Frame 1 (no input): blank canvas, image omitted
Frame 60 (no input): blank canvas, image omitted
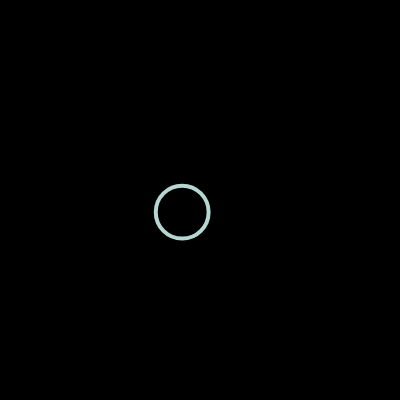
Frame 120 (the mouse pressed at the canvas centre since frame 60)

The p5.js sketch whose frames 1 and 60 were blank and that drew this single picture after the mouse press (run headless with seeded random() and noise() and a simulated clock; from frame 60 on, the mouse is pressed at the canvas centre):

// p5.js sketch
// ── sketch.js
let bubbles = [];
function setup() {
  createCanvas(400, 400);
}

function draw() {
  background(0);


//Percorrendo o bubble
for (let bubble of bubbles){
  bubble.show();
  bubble.move();

   }
}

function mousePressed(){
  let raio = random(10,70)
  let bubble = new Bubble(mouseX,mouseY,raio);
  bubbles.push(bubble);
}

//função se quiser sim mano
function mouseDragged()
{
  let raio = random(10,70)
  let bubble = new Bubble(mouseX,mouseY,raio);
  bubbles.push(bubble);
  
}

// ── Bubble.js
class Bubble{
  constructor(x, y, r ){
    this.x = x;
    this.y = y;
    this.r = r;
  }
  show(){
    stroke(random(150,255),random(150,255),random(150,255))
    strokeWeight(4)
    noFill();
    ellipse(this.x,this.y,this.r)
  }
  move(){
    this.x = this.x + random(5,-5)
    this.y = this.y + random(5,-5)
  }
}
